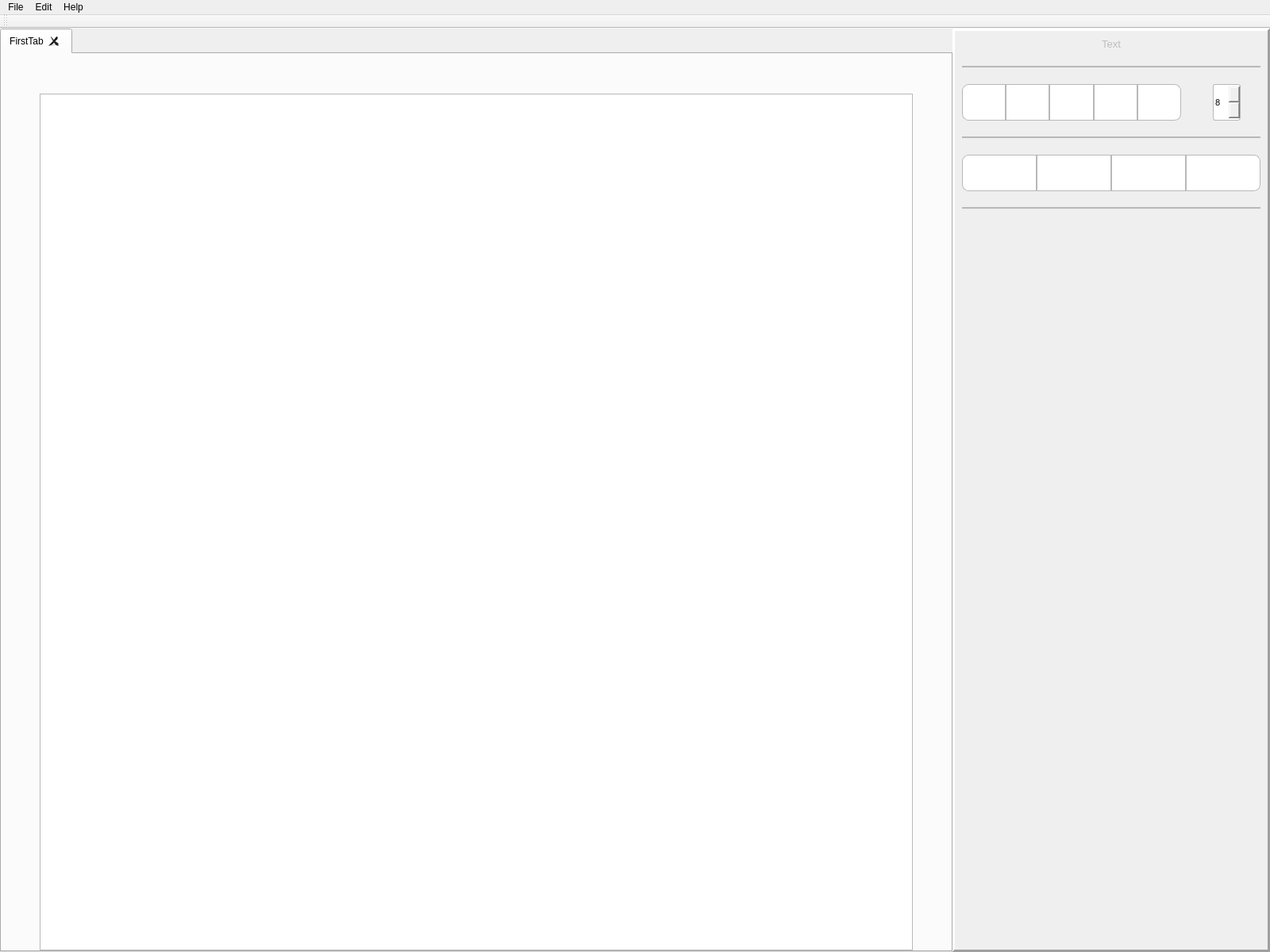
<?xml version="1.0" encoding="UTF-8"?>
<ui version="4.0">
 <class>text_editor</class>
 <widget class="QMainWindow" name="text_editor">
  <property name="geometry">
   <rect>
    <x>0</x>
    <y>0</y>
    <width>1600</width>
    <height>1200</height>
   </rect>
  </property>
  <property name="windowTitle">
   <string>MainWindow</string>
  </property>
  <property name="layoutDirection">
   <enum>Qt::LeftToRight</enum>
  </property>
  <property name="autoFillBackground">
   <bool>false</bool>
  </property>
  <widget class="QWidget" name="centralwidget">
   <layout class="QHBoxLayout" name="horizontalLayout_5">
    <property name="spacing">
     <number>0</number>
    </property>
    <property name="leftMargin">
     <number>0</number>
    </property>
    <property name="topMargin">
     <number>0</number>
    </property>
    <property name="rightMargin">
     <number>0</number>
    </property>
    <property name="bottomMargin">
     <number>0</number>
    </property>
    <item>
     <widget class="QTabWidget" name="tabWidget">
      <property name="styleSheet">
       <string notr="true">QTabBar::close-button {
    image: url(:/res/res/free-icon-x-button-458595.png);
	padding:5px;
	margin:3px;
}

QTabBar::close-button:hover {
	border-style: solid;
	border-color:rgb(243, 243, 243);
	border-radius:3px;
	border-width: 1px;
}
</string>
      </property>
      <property name="tabShape">
       <enum>QTabWidget::Rounded</enum>
      </property>
      <property name="currentIndex">
       <number>0</number>
      </property>
      <property name="elideMode">
       <enum>Qt::ElideNone</enum>
      </property>
      <property name="tabsClosable">
       <bool>true</bool>
      </property>
      <property name="movable">
       <bool>false</bool>
      </property>
      <widget class="QWidget" name="FirstTab">
       <attribute name="title">
        <string>FirstTab</string>
       </attribute>
       <layout class="QHBoxLayout" name="horizontalLayout">
        <property name="spacing">
         <number>0</number>
        </property>
        <property name="leftMargin">
         <number>0</number>
        </property>
        <property name="topMargin">
         <number>50</number>
        </property>
        <property name="rightMargin">
         <number>0</number>
        </property>
        <property name="bottomMargin">
         <number>0</number>
        </property>
        <item>
         <spacer name="horizontalSpacer_2">
          <property name="orientation">
           <enum>Qt::Horizontal</enum>
          </property>
          <property name="sizeHint" stdset="0">
           <size>
            <width>45</width>
            <height>20</height>
           </size>
          </property>
         </spacer>
        </item>
        <item>
         <widget class="QTextEdit" name="textEdit">
          <property name="sizePolicy">
           <sizepolicy hsizetype="Fixed" vsizetype="Expanding">
            <horstretch>0</horstretch>
            <verstretch>0</verstretch>
           </sizepolicy>
          </property>
          <property name="minimumSize">
           <size>
            <width>1100</width>
            <height>0</height>
           </size>
          </property>
         </widget>
        </item>
        <item>
         <spacer name="horizontalSpacer">
          <property name="orientation">
           <enum>Qt::Horizontal</enum>
          </property>
          <property name="sizeHint" stdset="0">
           <size>
            <width>45</width>
            <height>20</height>
           </size>
          </property>
         </spacer>
        </item>
       </layout>
      </widget>
     </widget>
    </item>
    <item>
     <widget class="QFrame" name="frame">
      <property name="sizePolicy">
       <sizepolicy hsizetype="Fixed" vsizetype="Preferred">
        <horstretch>0</horstretch>
        <verstretch>0</verstretch>
       </sizepolicy>
      </property>
      <property name="minimumSize">
       <size>
        <width>400</width>
        <height>0</height>
       </size>
      </property>
      <property name="sizeIncrement">
       <size>
        <width>0</width>
        <height>0</height>
       </size>
      </property>
      <property name="frameShape">
       <enum>QFrame::Panel</enum>
      </property>
      <property name="frameShadow">
       <enum>QFrame::Raised</enum>
      </property>
      <property name="lineWidth">
       <number>3</number>
      </property>
      <layout class="QVBoxLayout" name="verticalLayout" stretch="0,0,1,0,1,0,20">
       <property name="spacing">
        <number>20</number>
       </property>
       <item>
        <widget class="QLabel" name="label">
         <property name="enabled">
          <bool>false</bool>
         </property>
         <property name="font">
          <font>
           <pointsize>10</pointsize>
          </font>
         </property>
         <property name="text">
          <string>Text</string>
         </property>
         <property name="alignment">
          <set>Qt::AlignCenter</set>
         </property>
        </widget>
       </item>
       <item>
        <widget class="Line" name="line">
         <property name="enabled">
          <bool>true</bool>
         </property>
         <property name="sizePolicy">
          <sizepolicy hsizetype="Minimum" vsizetype="Preferred">
           <horstretch>0</horstretch>
           <verstretch>0</verstretch>
          </sizepolicy>
         </property>
         <property name="styleSheet">
          <string notr="true">color: rgb(184, 184, 184)</string>
         </property>
         <property name="frameShadow">
          <enum>QFrame::Plain</enum>
         </property>
         <property name="lineWidth">
          <number>2</number>
         </property>
         <property name="orientation">
          <enum>Qt::Horizontal</enum>
         </property>
        </widget>
       </item>
       <item>
        <layout class="QHBoxLayout" name="horizontalLayout_2" stretch="1,1,1,1,1,0,0">
         <property name="spacing">
          <number>0</number>
         </property>
         <property name="sizeConstraint">
          <enum>QLayout::SetDefaultConstraint</enum>
         </property>
         <item>
          <widget class="QPushButton" name="BoldButton">
           <property name="sizePolicy">
            <sizepolicy hsizetype="Minimum" vsizetype="Preferred">
             <horstretch>0</horstretch>
             <verstretch>0</verstretch>
            </sizepolicy>
           </property>
           <property name="styleSheet">
            <string notr="true">.QPushButton {
  border-top-left-radius: 8px;
  border-bottom-left-radius: 8px;
  background-color: rgb(255, 255, 255);
  border-style: solid;
  border-color: rgb(184, 184, 184);
  border-width: 1px;
  transition: background-color 0.3s ease;
}

.QPushButton:hover {
  background-color: rgb(241, 241, 241);
}

.QPushButton:checked {
  background-color: rgb(255, 196, 0);
}
</string>
           </property>
           <property name="text">
            <string/>
           </property>
           <property name="icon">
            <iconset resource="../resourse.qrc">
             <normaloff>:/res/res/free-icon-bold-text-88393.png</normaloff>
             <normalon>:/res/res/free-icon-bold-text-88393w.png</normalon>:/res/res/free-icon-bold-text-88393.png</iconset>
           </property>
           <property name="iconSize">
            <size>
             <width>16</width>
             <height>16</height>
            </size>
           </property>
           <property name="checkable">
            <bool>true</bool>
           </property>
           <property name="autoRepeat">
            <bool>false</bool>
           </property>
           <property name="autoExclusive">
            <bool>false</bool>
           </property>
          </widget>
         </item>
         <item>
          <widget class="QPushButton" name="ItalicButton">
           <property name="sizePolicy">
            <sizepolicy hsizetype="Minimum" vsizetype="Preferred">
             <horstretch>0</horstretch>
             <verstretch>0</verstretch>
            </sizepolicy>
           </property>
           <property name="styleSheet">
            <string notr="true">.QPushButton {
  background-color: rgb(255, 255, 255);
  border-style: solid;
  border-color: rgb(184, 184, 184);
  border-width: 1px;
  transition: background-color 0.3s ease;
}

.QPushButton:hover {
  background-color: rgb(241, 241, 241);
}

.QPushButton:checked {
  background-color: rgb(255, 196, 0);
}
</string>
           </property>
           <property name="text">
            <string/>
           </property>
           <property name="icon">
            <iconset resource="../resourse.qrc">
             <normaloff>:/res/res/free-icon-italic-1827997.png</normaloff>
             <normalon>:/res/res/free-icon-italic-1827997w.png</normalon>:/res/res/free-icon-italic-1827997.png</iconset>
           </property>
           <property name="iconSize">
            <size>
             <width>16</width>
             <height>16</height>
            </size>
           </property>
           <property name="checkable">
            <bool>true</bool>
           </property>
           <property name="autoRepeat">
            <bool>false</bool>
           </property>
           <property name="autoExclusive">
            <bool>false</bool>
           </property>
          </widget>
         </item>
         <item>
          <widget class="QPushButton" name="UnderlinedButton">
           <property name="sizePolicy">
            <sizepolicy hsizetype="Minimum" vsizetype="Preferred">
             <horstretch>0</horstretch>
             <verstretch>0</verstretch>
            </sizepolicy>
           </property>
           <property name="styleSheet">
            <string notr="true">.QPushButton {
  background-color: rgb(255, 255, 255);
  border-style: solid;
  border-color: rgb(184, 184, 184);
  border-width: 1px;
  transition: background-color 0.3s ease;
}

.QPushButton:hover {
  background-color: rgb(241, 241, 241);
}

.QPushButton:checked {
  background-color: rgb(255, 196, 0);
}
</string>
           </property>
           <property name="text">
            <string/>
           </property>
           <property name="icon">
            <iconset resource="../resourse.qrc">
             <normaloff>:/res/res/free-icon-underline-1828092.png</normaloff>
             <normalon>:/res/res/free-icon-underline-1828092w.png</normalon>:/res/res/free-icon-underline-1828092.png</iconset>
           </property>
           <property name="iconSize">
            <size>
             <width>16</width>
             <height>16</height>
            </size>
           </property>
           <property name="checkable">
            <bool>true</bool>
           </property>
           <property name="autoRepeat">
            <bool>false</bool>
           </property>
           <property name="autoExclusive">
            <bool>false</bool>
           </property>
          </widget>
         </item>
         <item>
          <widget class="QPushButton" name="StrikethroughButton">
           <property name="sizePolicy">
            <sizepolicy hsizetype="Minimum" vsizetype="Preferred">
             <horstretch>0</horstretch>
             <verstretch>0</verstretch>
            </sizepolicy>
           </property>
           <property name="styleSheet">
            <string notr="true">.QPushButton {
  background-color: rgb(255, 255, 255);
  border-style: solid;
  border-color: rgb(184, 184, 184);
  border-width: 1px;
  transition: background-color 0.3s ease;
}

.QPushButton:hover {
  background-color: rgb(241, 241, 241);
}

.QPushButton:checked {
  background-color: rgb(255, 196, 0);
}
</string>
           </property>
           <property name="inputMethodHints">
            <set>Qt::ImhUrlCharactersOnly</set>
           </property>
           <property name="text">
            <string/>
           </property>
           <property name="icon">
            <iconset resource="../resourse.qrc">
             <normaloff>:/res/res/free-icon-strikethrough-1828076.png</normaloff>
             <normalon>:/res/res/free-icon-strikethrough-1828076w.png</normalon>:/res/res/free-icon-strikethrough-1828076.png</iconset>
           </property>
           <property name="iconSize">
            <size>
             <width>16</width>
             <height>16</height>
            </size>
           </property>
           <property name="checkable">
            <bool>true</bool>
           </property>
           <property name="autoRepeat">
            <bool>false</bool>
           </property>
           <property name="autoExclusive">
            <bool>false</bool>
           </property>
          </widget>
         </item>
         <item>
          <widget class="QPushButton" name="paintButton">
           <property name="sizePolicy">
            <sizepolicy hsizetype="Minimum" vsizetype="Preferred">
             <horstretch>0</horstretch>
             <verstretch>0</verstretch>
            </sizepolicy>
           </property>
           <property name="maximumSize">
            <size>
             <width>16777215</width>
             <height>16777215</height>
            </size>
           </property>
           <property name="styleSheet">
            <string notr="true">.QPushButton {
  border-top-right-radius: 8px;
  border-bottom-right-radius: 8px;
  background-color: rgb(255, 255, 255);
  border-style: solid;
  border-color: rgb(184, 184, 184);
  border-width: 1px;
  transition: background-color 0.3s ease;
}

.QPushButton:hover {
  background-color: rgb(241, 241, 241);
}

.QPushButton:checked {
  background-color: rgb(255, 196, 0);
}
</string>
           </property>
           <property name="text">
            <string/>
           </property>
           <property name="icon">
            <iconset resource="../resourse.qrc">
             <normaloff>:/res/res/brush.png</normaloff>:/res/res/brush.png</iconset>
           </property>
           <property name="iconSize">
            <size>
             <width>16</width>
             <height>16</height>
            </size>
           </property>
           <property name="checkable">
            <bool>false</bool>
           </property>
          </widget>
         </item>
         <item>
          <spacer name="horizontalSpacer_3">
           <property name="orientation">
            <enum>Qt::Horizontal</enum>
           </property>
           <property name="sizeType">
            <enum>QSizePolicy::Preferred</enum>
           </property>
           <property name="sizeHint" stdset="0">
            <size>
             <width>40</width>
             <height>20</height>
            </size>
           </property>
          </spacer>
         </item>
         <item>
          <widget class="QSpinBox" name="spinBox">
           <property name="sizePolicy">
            <sizepolicy hsizetype="Preferred" vsizetype="Preferred">
             <horstretch>0</horstretch>
             <verstretch>0</verstretch>
            </sizepolicy>
           </property>
           <property name="font">
            <font>
             <pointsize>8</pointsize>
            </font>
           </property>
           <property name="styleSheet">
            <string notr="true">QSpinBox {
    border-radius: 3px;
	border-style: solid;
	border-color: rgb(184, 184, 184);
	border-width: 1px;
    margin-right: 25px;

}

/* Стиль для кнопки вверх */
QSpinBox::up-button {
	image: url(:/res/res/down-arrow.png);
	border-top-left-radius: 3px;
	border-top-right-radius: 3px;
    background: white;
	border-style: solid;
	border-color: rgb(184, 184, 184);
	border-width: 1px;
    width: 20px;
	height: 17px;
	bottom: 1px;
	left: 25px;
}

/* Стиль для кнопки вниз */
QSpinBox::down-button {
	image: url(:/res/res/free-icon-down-arrow-2985150.png);
    border-bottom-left-radius: 3px;
	border-bottom-right-radius: 3px;
    background: White;
	border-style: solid;
	border-color: rgb(184, 184, 184);
	border-width: 1px;
    width: 20px;
	height: 17px;
	top: 1px;
	left: 25px;
}

QSpinBox::up-button:hover, QSpinBox::down-button:hover {
	background-color: rgb(241, 241, 241);
}</string>
           </property>
           <property name="wrapping">
            <bool>false</bool>
           </property>
           <property name="accelerated">
            <bool>false</bool>
           </property>
           <property name="showGroupSeparator" stdset="0">
            <bool>false</bool>
           </property>
           <property name="singleStep">
            <number>1</number>
           </property>
           <property name="stepType">
            <enum>QAbstractSpinBox::AdaptiveDecimalStepType</enum>
           </property>
           <property name="value">
            <number>8</number>
           </property>
          </widget>
         </item>
        </layout>
       </item>
       <item>
        <widget class="Line" name="line_2">
         <property name="enabled">
          <bool>true</bool>
         </property>
         <property name="sizePolicy">
          <sizepolicy hsizetype="Minimum" vsizetype="Preferred">
           <horstretch>0</horstretch>
           <verstretch>0</verstretch>
          </sizepolicy>
         </property>
         <property name="styleSheet">
          <string notr="true">color: rgb(184, 184, 184)</string>
         </property>
         <property name="frameShadow">
          <enum>QFrame::Plain</enum>
         </property>
         <property name="lineWidth">
          <number>2</number>
         </property>
         <property name="orientation">
          <enum>Qt::Horizontal</enum>
         </property>
        </widget>
       </item>
       <item>
        <layout class="QHBoxLayout" name="horizontalLayout_3">
         <property name="spacing">
          <number>0</number>
         </property>
         <property name="sizeConstraint">
          <enum>QLayout::SetDefaultConstraint</enum>
         </property>
         <item>
          <widget class="QPushButton" name="AlignLeftButton">
           <property name="sizePolicy">
            <sizepolicy hsizetype="Minimum" vsizetype="Preferred">
             <horstretch>0</horstretch>
             <verstretch>0</verstretch>
            </sizepolicy>
           </property>
           <property name="styleSheet">
            <string notr="true">.QPushButton {
  border-top-left-radius: 8px;
  border-bottom-left-radius: 8px;
  background-color: rgb(255, 255, 255);
  border-style: solid;
  border-color: rgb(184, 184, 184);
  border-width: 1px;
  transition: background-color 0.3s ease;
}

.QPushButton:hover {
  background-color: rgb(241, 241, 241);
}

.QPushButton:checked {
  background-color: rgb(255, 196, 0);
}
</string>
           </property>
           <property name="text">
            <string/>
           </property>
           <property name="icon">
            <iconset resource="../resourse.qrc">
             <normaloff>:/res/res/free-icon-left-alignment-4273517.png</normaloff>
             <normalon>:/res/res/free-icon-left-alignment-4273517w.png</normalon>:/res/res/free-icon-left-alignment-4273517.png</iconset>
           </property>
           <property name="iconSize">
            <size>
             <width>16</width>
             <height>16</height>
            </size>
           </property>
           <property name="checkable">
            <bool>true</bool>
           </property>
           <property name="autoExclusive">
            <bool>true</bool>
           </property>
          </widget>
         </item>
         <item>
          <widget class="QPushButton" name="AlignCenterButton">
           <property name="sizePolicy">
            <sizepolicy hsizetype="Minimum" vsizetype="Preferred">
             <horstretch>0</horstretch>
             <verstretch>0</verstretch>
            </sizepolicy>
           </property>
           <property name="styleSheet">
            <string notr="true">.QPushButton {
  background-color: rgb(255, 255, 255);
  border-style: solid;
  border-color: rgb(184, 184, 184);
  border-width: 1px;
  transition: background-color 0.3s ease;
}

.QPushButton:hover {
  background-color: rgb(241, 241, 241);
}

.QPushButton:checked {
  background-color: rgb(255, 196, 0);
}
</string>
           </property>
           <property name="text">
            <string/>
           </property>
           <property name="icon">
            <iconset resource="../resourse.qrc">
             <normaloff>:/res/res/free-icon-center-alignment-4273539.png</normaloff>
             <normalon>:/res/res/free-icon-center-alignment-4273539w.png</normalon>:/res/res/free-icon-center-alignment-4273539.png</iconset>
           </property>
           <property name="iconSize">
            <size>
             <width>16</width>
             <height>16</height>
            </size>
           </property>
           <property name="checkable">
            <bool>true</bool>
           </property>
           <property name="autoExclusive">
            <bool>true</bool>
           </property>
          </widget>
         </item>
         <item>
          <widget class="QPushButton" name="AlignRightButton">
           <property name="sizePolicy">
            <sizepolicy hsizetype="Minimum" vsizetype="Preferred">
             <horstretch>0</horstretch>
             <verstretch>0</verstretch>
            </sizepolicy>
           </property>
           <property name="styleSheet">
            <string notr="true">.QPushButton {
  background-color: rgb(255, 255, 255);
  border-style: solid;
  border-color: rgb(184, 184, 184);
  border-width: 1px;
  transition: background-color 0.3s ease;
}

.QPushButton:hover {
  background-color: rgb(241, 241, 241);
}

.QPushButton:checked {
  background-color: rgb(255, 196, 0);
}
</string>
           </property>
           <property name="text">
            <string/>
           </property>
           <property name="icon">
            <iconset resource="../resourse.qrc">
             <normaloff>:/res/res/free-icon-right-alignment-4273529.png</normaloff>
             <normalon>:/res/res/free-icon-right-alignment-4273529w.png</normalon>:/res/res/free-icon-right-alignment-4273529.png</iconset>
           </property>
           <property name="iconSize">
            <size>
             <width>16</width>
             <height>16</height>
            </size>
           </property>
           <property name="checkable">
            <bool>true</bool>
           </property>
           <property name="autoExclusive">
            <bool>true</bool>
           </property>
          </widget>
         </item>
         <item>
          <widget class="QPushButton" name="AlignJustifyButton">
           <property name="sizePolicy">
            <sizepolicy hsizetype="Minimum" vsizetype="Preferred">
             <horstretch>0</horstretch>
             <verstretch>0</verstretch>
            </sizepolicy>
           </property>
           <property name="styleSheet">
            <string notr="true">.QPushButton {
  border-top-right-radius: 8px;
  border-bottom-right-radius: 8px;
  background-color: rgb(255, 255, 255);
  border-style: solid;
  border-color: rgb(184, 184, 184);
  border-width: 1px;
  transition: background-color 0.3s ease;
}

.QPushButton:hover {
  background-color: rgb(241, 241, 241);
}

.QPushButton:checked {
  background-color: rgb(255, 196, 0);
}
</string>
           </property>
           <property name="text">
            <string/>
           </property>
           <property name="icon">
            <iconset resource="../resourse.qrc">
             <normaloff>:/res/res/free-icon-center-alignment-4273511.png</normaloff>
             <normalon>:/res/res/free-icon-center-alignment-4273511w.png</normalon>:/res/res/free-icon-center-alignment-4273511.png</iconset>
           </property>
           <property name="iconSize">
            <size>
             <width>16</width>
             <height>16</height>
            </size>
           </property>
           <property name="checkable">
            <bool>true</bool>
           </property>
           <property name="autoExclusive">
            <bool>true</bool>
           </property>
          </widget>
         </item>
        </layout>
       </item>
       <item>
        <widget class="Line" name="line_3">
         <property name="enabled">
          <bool>true</bool>
         </property>
         <property name="sizePolicy">
          <sizepolicy hsizetype="Minimum" vsizetype="Preferred">
           <horstretch>0</horstretch>
           <verstretch>0</verstretch>
          </sizepolicy>
         </property>
         <property name="styleSheet">
          <string notr="true">color: rgb(184, 184, 184)</string>
         </property>
         <property name="frameShadow">
          <enum>QFrame::Plain</enum>
         </property>
         <property name="lineWidth">
          <number>2</number>
         </property>
         <property name="orientation">
          <enum>Qt::Horizontal</enum>
         </property>
        </widget>
       </item>
       <item>
        <spacer name="verticalSpacer">
         <property name="orientation">
          <enum>Qt::Vertical</enum>
         </property>
         <property name="sizeType">
          <enum>QSizePolicy::Preferred</enum>
         </property>
         <property name="sizeHint" stdset="0">
          <size>
           <width>20</width>
           <height>40</height>
          </size>
         </property>
        </spacer>
       </item>
      </layout>
     </widget>
    </item>
   </layout>
  </widget>
  <widget class="QMenuBar" name="menubar">
   <property name="geometry">
    <rect>
     <x>0</x>
     <y>0</y>
     <width>1600</width>
     <height>20</height>
    </rect>
   </property>
   <widget class="QMenu" name="menuFile">
    <property name="title">
     <string>File</string>
    </property>
    <addaction name="FileOpen"/>
    <addaction name="actionOpen_in_NewWindow"/>
    <addaction name="FileSave"/>
    <addaction name="FileSaveAs"/>
    <addaction name="separator"/>
    <addaction name="ClearButton"/>
    <addaction name="UndoButton"/>
    <addaction name="separator"/>
    <addaction name="AddTable"/>
    <addaction name="LoadTable"/>
    <addaction name="AddRow"/>
    <addaction name="AddColumn"/>
    <addaction name="RemoveRow"/>
    <addaction name="RemoveColumn"/>
    <addaction name="RemoveSelectedTable"/>
    <addaction name="separator"/>
    <addaction name="FileExitMW"/>
    <addaction name="FileExitDesktop"/>
   </widget>
   <widget class="QMenu" name="menuEdit">
    <property name="title">
     <string>Edit</string>
    </property>
    <addaction name="EditCopy"/>
    <addaction name="EditPaste"/>
   </widget>
   <widget class="QMenu" name="menuHelp">
    <property name="title">
     <string>Help</string>
    </property>
    <addaction name="HelpAbout"/>
    <addaction name="HelpAboutQt"/>
   </widget>
   <addaction name="menuFile"/>
   <addaction name="menuEdit"/>
   <addaction name="menuHelp"/>
  </widget>
  <widget class="QToolBar" name="toolBar">
   <property name="windowTitle">
    <string>toolBar</string>
   </property>
   <attribute name="toolBarArea">
    <enum>TopToolBarArea</enum>
   </attribute>
   <attribute name="toolBarBreak">
    <bool>false</bool>
   </attribute>
  </widget>
  <action name="FileOpen">
   <property name="text">
    <string>Open</string>
   </property>
   <property name="shortcut">
    <string>Ctrl+O</string>
   </property>
  </action>
  <action name="FileSaveAs">
   <property name="text">
    <string>Save As...</string>
   </property>
  </action>
  <action name="EditCopy">
   <property name="text">
    <string>Copy</string>
   </property>
   <property name="shortcut">
    <string>Ctrl+C</string>
   </property>
  </action>
  <action name="EditPaste">
   <property name="text">
    <string>Paste</string>
   </property>
   <property name="shortcut">
    <string>Ctrl+V</string>
   </property>
  </action>
  <action name="HelpAbout">
   <property name="text">
    <string>About program...</string>
   </property>
  </action>
  <action name="HelpAboutQt">
   <property name="text">
    <string>About Qt...</string>
   </property>
  </action>
  <action name="FileExitMW">
   <property name="text">
    <string>Exit Main Window</string>
   </property>
   <property name="toolTip">
    <string>Exit Main Window</string>
   </property>
   <property name="shortcut">
    <string>Ctrl+Q</string>
   </property>
  </action>
  <action name="FileExitDesktop">
   <property name="text">
    <string>Exit Desktop</string>
   </property>
   <property name="toolTip">
    <string>Exit Desktop</string>
   </property>
   <property name="shortcut">
    <string>Esc</string>
   </property>
  </action>
  <action name="FileSave">
   <property name="text">
    <string>Save</string>
   </property>
   <property name="shortcut">
    <string>Ctrl+S</string>
   </property>
  </action>
  <action name="ClearButton">
   <property name="text">
    <string>Clear</string>
   </property>
  </action>
  <action name="UndoButton">
   <property name="enabled">
    <bool>false</bool>
   </property>
   <property name="text">
    <string>Undo</string>
   </property>
  </action>
  <action name="actionOpen_in_NewWindow">
   <property name="text">
    <string>Open in NewWindow</string>
   </property>
  </action>
  <action name="AddTable">
   <property name="text">
    <string>Add Table</string>
   </property>
  </action>
  <action name="LoadTable">
   <property name="text">
    <string>Load Table</string>
   </property>
  </action>
  <action name="RemoveSelectedTable">
   <property name="text">
    <string>Remove Selected Table</string>
   </property>
  </action>
  <action name="AddRow">
   <property name="text">
    <string>Add Row</string>
   </property>
  </action>
  <action name="AddColumn">
   <property name="text">
    <string>Add Column</string>
   </property>
  </action>
  <action name="RemoveRow">
   <property name="text">
    <string>Remove Row</string>
   </property>
  </action>
  <action name="RemoveColumn">
   <property name="text">
    <string>Remove Column</string>
   </property>
  </action>
 </widget>
 <resources>
  <include location="../resourse.qrc"/>
 </resources>
 <connections/>
</ui>
